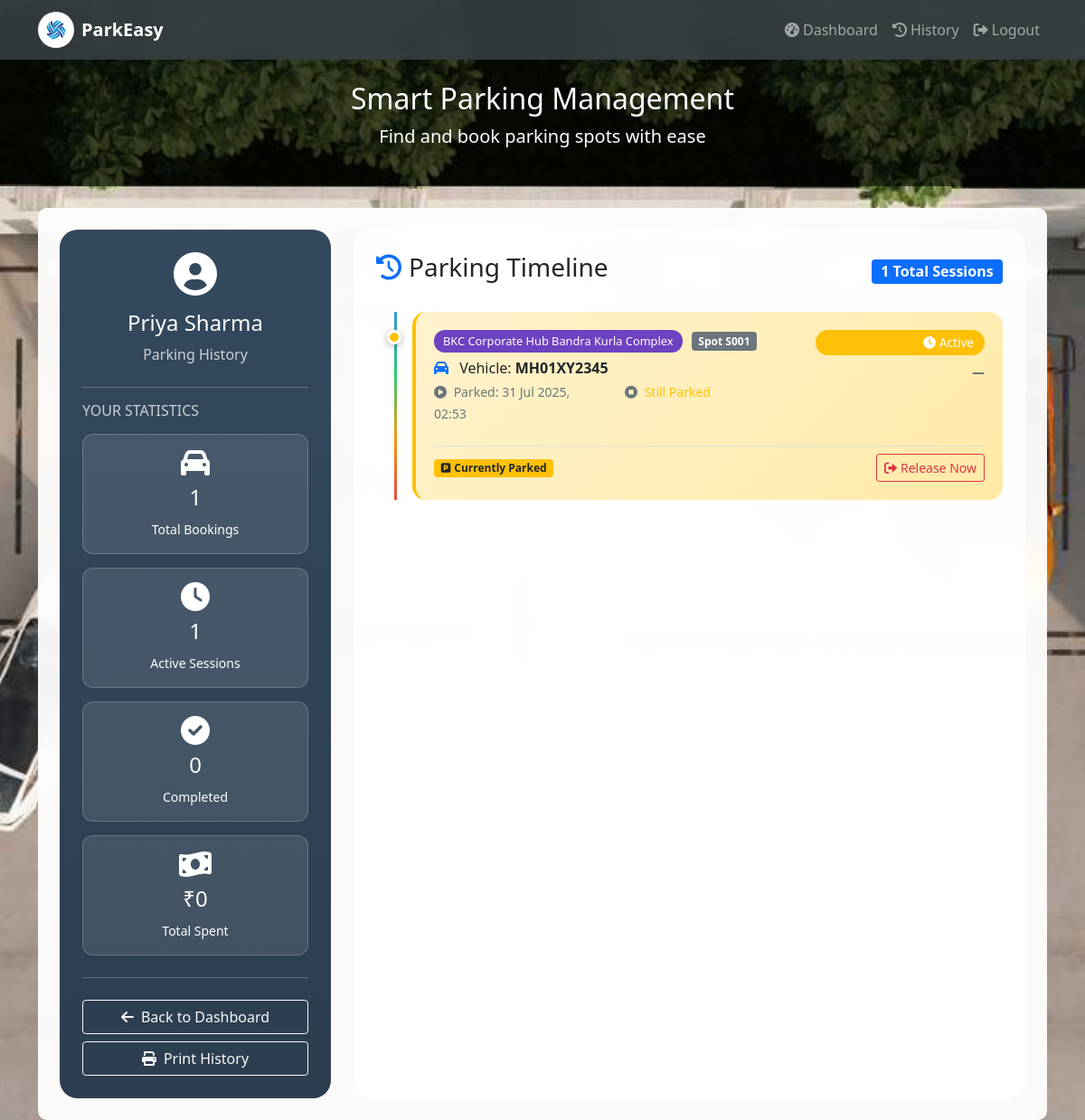
The app's page /user/history (signed in) with its own data.
### models.py (models this page shows)
class User(db.Model):
    id = db.Column(db.Integer, primary_key=True)
    username = db.Column(db.String(80), unique=True, nullable=False)
    email = db.Column(db.String(120), unique=True, nullable=False)
    full_name = db.Column(db.String(100), nullable=False)
    password_hash = db.Column(db.String(255), nullable=False)
    is_admin = db.Column(db.Boolean, default=False)
    reservations = db.relationship('Reservation', backref='user', lazy=True)

class Reservation(db.Model):
    id = db.Column(db.Integer, primary_key=True)
    user_id = db.Column(db.Integer, db.ForeignKey('user.id'), nullable=False)
    spot_id = db.Column(db.Integer, db.ForeignKey('parking_spot.id'), nullable=False)
    vehicle_number = db.Column(db.String(20), nullable=False)
    parking_timestamp = db.Column(db.DateTime, nullable=False, default=lambda: datetime.now(timezone.utc))
    leaving_timestamp = db.Column(db.DateTime, nullable=True)
    parking_cost = db.Column(db.Float, nullable=True)
    status = db.Column(db.String(20), nullable=False, default='active')

class ParkingLot(db.Model):
    id = db.Column(db.Integer, primary_key=True)
    prime_location_name = db.Column(db.String(100), nullable=False)
    address = db.Column(db.String(200), nullable=False)
    pin_code = db.Column(db.String(10), nullable=False)
    price_per_hour = db.Column(db.Float, nullable=False, default=10.0)
    maximum_number_of_spots = db.Column(db.Integer, nullable=False)
    spots = db.relationship('ParkingSpot', backref='lot', lazy=True, cascade='all, delete-orphan')

class ParkingSpot(db.Model):
    id = db.Column(db.Integer, primary_key=True)
    lot_id = db.Column(db.Integer, db.ForeignKey('parking_lot.id'), nullable=False)
    spot_number = db.Column(db.String(10), nullable=False)
    status = db.Column(db.String(1), nullable=False, default='A')  # A = Available, O = Occupied
    reservations = db.relationship('Reservation', backref='spot', lazy=True)

### app.py (the view)
@app.route('/user/history')
def user_history():
    if 'user_id' not in session:
        return redirect(url_for('login'))
    user = User.query.get(session['user_id'])
    reservations = Reservation.query.filter_by(user_id=user.id).order_by(Reservation.parking_timestamp.desc()).all()
    return render_template('user_history.html', user=user, reservations=reservations)

### templates/user_history.html (shortened to what this page needs)
{% extends "base.html" %}
{% block content %}
<div class="history-container">
    <div class="stats-panel">
        <div class="text-center mb-4">
            <i class="fas fa-user-circle fa-3x mb-3"></i>
            <h4>{{ user.full_name }}</h4>
            <p class="opacity-75">Parking History</p>
        </div>
        <hr class="opacity-25">
        <h6 class="text-uppercase opacity-75 mb-3">Your Statistics</h6>
        <div class="stat-card">
            <i class="fas fa-car fa-2x mb-2"></i>
            <h4>{{ reservations|length }}</h4>
            <small>Total Bookings</small>
        </div>
        <div class="stat-card">
            <i class="fas fa-clock fa-2x mb-2"></i>
            <h4>{{ reservations|selectattr('status', 'equalto', 'active')|list|length }}</h4>
            <small>Active Sessions</small>
        </div>
        <div class="stat-card">
            <i class="fas fa-check-circle fa-2x mb-2"></i>
            <h4>{{ reservations|selectattr('status', 'equalto', 'completed')|list|length }}</h4>
            <small>Completed</small>
        </div>
        {% set total_cost = reservations|selectattr('parking_cost')|map(attribute='parking_cost')|sum %}
        <div class="stat-card">
            <i class="fas fa-money-bill-wave fa-2x mb-2"></i>
            <h4>₹{{ "%.0f"|format(total_cost) }}</h4>
            <small>Total Spent</small>
        </div>
        <hr class="opacity-25 my-4">
        <a href="{{ url_for('user_dashboard') }}" class="btn btn-outline-light w-100 mb-2">
            <i class="fas fa-arrow-left me-2"></i>Back to Dashboard
        </a>
        <button onclick="window.print()" class="btn btn-outline-light w-100">
            <i class="fas fa-print me-2"></i>Print History
        </button>
    </div>
    <div class="history-timeline">
        <div class="d-flex justify-content-between align-items-center mb-4">
            <h3><i class="fas fa-history me-2 text-primary"></i>Parking Timeline</h3>
            <span class="badge bg-primary fs-6">{{ reservations|length }} Total Sessions</span>
        </div>
        {% if reservations %}
            <div class="timeline-track">
                <div class="timeline-rail"></div>
                {% for reservation in reservations %}
                <div class="history-entry {{ reservation.status }}">
                    <div class="timeline-marker {{ reservation.status }}"></div>
                    <div class="row">
                        <div class="col-md-8">
                            <div class="d-flex align-items-center mb-2">
                                <span class="location-tag">{{ reservation.spot.lot.prime_location_name }}</span>
                                <span class="badge bg-secondary">Spot {{ reservation.spot.spot_number }}</span>
                            </div>
                            <h6 class="mb-1">
                                <i class="fas fa-car me-2 text-primary"></i>
                                Vehicle: <strong>{{ reservation.vehicle_number }}</strong>
                            </h6>
                            <div class="row mb-2">
                                <div class="col-sm-6">
                                    <small class="text-muted">
                                        <i class="fas fa-play-circle me-1"></i>
                                        Parked: {{ reservation.parking_timestamp.strftime('%d %b %Y, %H:%M') }}
                                    </small>
                                </div>
                                <div class="col-sm-6">
                                    <small class="text-muted">
                                        <i class="fas fa-stop-circle me-1"></i>
                                        {% if reservation.leaving_timestamp %}
                                            Left: {{ reservation.leaving_timestamp.strftime('%d %b %Y, %H:%M') }}
                                        {% else %}
                                            <span class="text-warning">Still Parked</span>
                                        {% endif %}
                                    </small>
                                </div>
                            </div>
                        </div>
                        <div class="col-md-4 text-end">
                            {% if reservation.leaving_timestamp %}
                                <div class="duration-badge mb-2">
                                    <i class="fas fa-stopwatch me-1"></i>
                                    {{ "%.1f"|format((reservation.leaving_timestamp - reservation.parking_timestamp).total_seconds() / 3600) }} hrs
                                </div>
                            {% else %}
                                <div class="duration-badge mb-2 bg-warning">
                                    <i class="fas fa-clock me-1"></i>Active
                                </div>
                            {% endif %}
                            {% if reservation.parking_cost %}
                                <div class="cost-highlight">
                                    ₹{{ reservation.parking_cost }}
                                </div>
                            {% else %}
                                <div class="text-muted">
                                    <i class="fas fa-minus"></i>
                                </div>
                            {% endif %}
                        </div>
                    </div>
                    <div class="mt-3 pt-2 border-top">
                        <div class="d-flex justify-content-between align-items-center">
                            <span class="badge {% if reservation.status == 'active' %}bg-warning{% elif reservation.status == 'completed' %}bg-success{% else %}bg-secondary{% endif %} text-dark">
                                {% if reservation.status == 'active' %}
                                    <i class="fas fa-parking me-1"></i>Currently Parked
                                {% elif reservation.status == 'completed' %}
                                    <i class="fas fa-check me-1"></i>Session Completed
                                {% else %}
                                    <i class="fas fa-info me-1"></i>{{ reservation.status.title() }}
                                {% endif %}
                            </span>
                            {% if reservation.status == 'active' %}
                                <a href="{{ url_for('release_parking', reservation_id=reservation.id) }}"
                                   class="btn btn-sm btn-outline-danger"
                                   onclick="return confirm('Release this parking spot?')">
                                   <i class="fas fa-sign-out-alt me-1"></i>Release Now
                                </a>
                            {% endif %}
                        </div>
                    </div>
                </div>
                {% endfor %}
            </div>
        {% endif %}
    </div>
</div>
{% endblock %}

### templates/user_history.html (style rules this page uses)
.history-container { display: flex; gap: 25px; min-height: 75vh; }
.stats-panel { background: linear-gradient(180deg, #34495e 0%, #2c3e50 100%); border-radius: 20px; color: white; padding: 25px; width: 300px; position: sticky; top: 20px; height: fit-content; }
.history-timeline { flex: 1; background: rgba(255, 255, 255, 0.9); border-radius: 20px; padding: 25px; }
.stat-card { background: rgba(255, 255, 255, 0.1); border-radius: 12px; padding: 15px; margin-bottom: 15px; text-align: center; border: 1px solid rgba(255, 255, 255, 0.2); }
.timeline-track { position: relative; padding-left: 40px; }
.timeline-rail { position: absolute; left: 20px; top: 0; bottom: 0; width: 3px; background: linear-gradient(to bottom, #3498db, #2ecc71, #f39c12, #e74c3c); }
.history-entry { position: relative; margin-bottom: 30px; background: #f8f9fa; border-radius: 15px; padding: 20px; border-left: 4px solid #3498db; transition: all 0.3s ease; }
.history-entry.active { border-left-color: #ffc107; background: linear-gradient(135deg, #fff3cd 0%, #ffeaa7 100%); }
.timeline-marker { position: absolute; left: -32px; top: 20px; width: 16px; height: 16px; border-radius: 50%; background: #3498db; border: 3px solid white; box-shadow: 0 2px 8px rgba(0,0,0,0.3); }
.timeline-marker.active { background: #ffc107; animation: glow 2s infinite; }
.duration-badge { background: #17a2b8; color: white; padding: 4px 12px; border-radius: 15px; font-size: 0.85em; }
.location-tag { background: #6f42c1; color: white; padding: 3px 10px; border-radius: 12px; font-size: 0.8em; margin-right: 10px; }

### records on screen
User: full_name "Priya Sharma"
Reservation: spot.lot.prime_location_name "BKC Corporate Hub Bandra Kurla Complex", spot.spot_number "S001", vehicle_number "MH01XY2345", parking_timestamp "31 Jul 2025, 02:53", shows "Still Parked", shows "Active", status "active" (drawn)

### other values on screen
{{ reservations|length }} "1"
{{ reservations|selectattr('status', 'equalto', 'active')|list|length }} "1"
{{ reservations|selectattr('status', 'equalto', 'completed')|list|length }} "0"
{{ "%.0f"|format(total_cost) }} "0"
